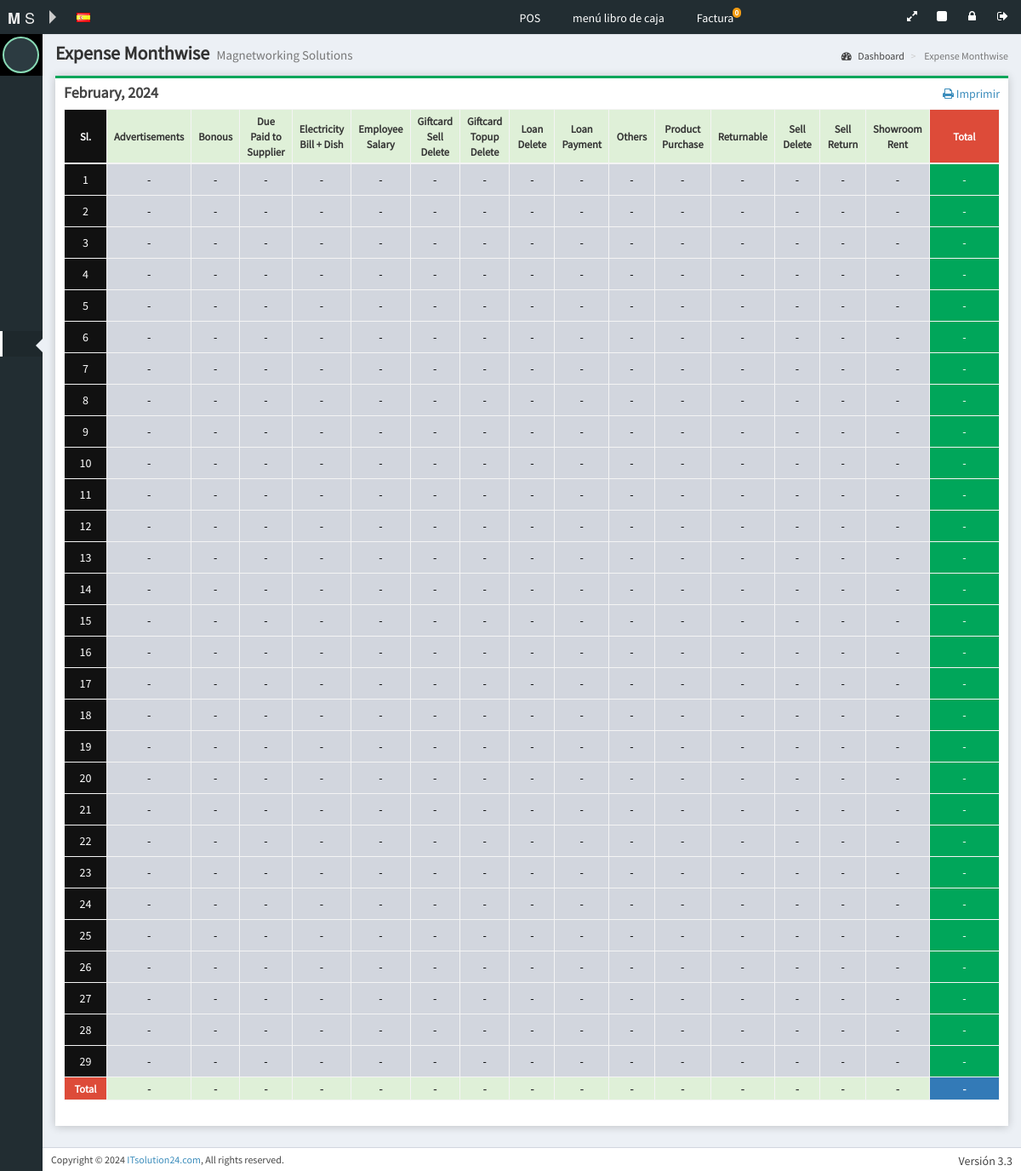
Page /admin/expense_monthwise.php?show_top=yes (signed in) on the committed database.
### tables this page shows
CREATE TABLE `stores` (
  `store_id` int(10) NOT NULL,
  `name` varchar(100) NOT NULL,
  `code_name` varchar(55) DEFAULT NULL,
  `mobile` varchar(14) NOT NULL,
  `email` varchar(100) DEFAULT NULL,
  `country` varchar(50) NOT NULL,
  `zip_code` varchar(50) NOT NULL,
  `currency` varchar(100) NOT NULL DEFAULT 'USD',
  `vat_reg_no` varchar(250) DEFAULT NULL,
  `cashier_id` int(10) UNSIGNED NOT NULL,
  `address` longtext DEFAULT NULL,
  `receipt_printer` varchar(100) DEFAULT NULL,
  `cash_drawer_codes` varchar(100) DEFAULT NULL,
  `char_per_line` tinyint(4) NOT NULL DEFAULT 42,
  `remote_printing` tinyint(1) NOT NULL DEFAULT 1,
  `printer` int(11) DEFAULT NULL,
  `order_printers` varchar(100) DEFAULT NULL,
  `auto_print` tinyint(1) NOT NULL DEFAULT 0,
  `local_printers` tinyint(1) DEFAULT NULL,
  `logo` text DEFAULT NULL,
  `favicon` varchar(250) DEFAULT NULL,
  `preference` longtext DEFAULT NULL,
  `sound_effect` tinyint(1) UNSIGNED NOT NULL DEFAULT 1,
  `sort_order` int(10) UNSIGNED NOT NULL DEFAULT 0,
  `feedback_status` varchar(100) NOT NULL DEFAULT 'ready',
  `feedback_at` datetime DEFAULT NULL,
  `deposit_account_id` int(11) DEFAULT NULL,
  `thumbnail` varchar(255) DEFAULT NULL,
  `status` tinyint(1) UNSIGNED NOT NULL DEFAULT 1,
  `created_at` datetime DEFAULT NULL
);

CREATE TABLE `expense_categorys` (
  `category_id` int(10) UNSIGNED NOT NULL,
  `category_name` varchar(60) NOT NULL,
  `category_slug` varchar(60) NOT NULL,
  `parent_id` int(10) UNSIGNED NOT NULL DEFAULT 0,
  `category_details` longtext DEFAULT NULL,
  `sell_return` tinyint(1) NOT NULL DEFAULT 0,
  `sell_delete` tinyint(1) NOT NULL DEFAULT 0,
  `loan_delete` tinyint(1) NOT NULL DEFAULT 0,
  `loan_payment` tinyint(1) NOT NULL DEFAULT 0,
  `giftcard_sell_delete` tinyint(1) NOT NULL DEFAULT 0,
  `topup_delete` tinyint(1) NOT NULL DEFAULT 0,
  `product_purchase` tinyint(1) NOT NULL DEFAULT 0,
  `stock_transfer` tinyint(1) NOT NULL DEFAULT 0,
  `due_paid` tinyint(1) NOT NULL,
  `status` tinyint(1) NOT NULL DEFAULT 1,
  `is_hide` tinyint(1) NOT NULL DEFAULT 0,
  `sort_order` int(10) NOT NULL DEFAULT 0,
  `created_at` datetime DEFAULT NULL,
  `updated_at` timestamp NULL DEFAULT NULL
);

CREATE TABLE `settings` (
  `id` int(10) NOT NULL,
  `version` varchar(10) NOT NULL,
  `is_update_available` tinyint(1) NOT NULL DEFAULT 0,
  `update_version` varchar(100) DEFAULT NULL,
  `update_link` text DEFAULT NULL,
  `created_at` datetime DEFAULT NULL,
  `updated_at` timestamp NULL DEFAULT NULL
);

### admin/expense_monthwise.php (the view, shortened to what the rows shown need)
<?php
include ("../_init.php");
include("header.php");
include ("left_sidebar.php") ;
?>
<div class="content-wrapper">
  <section class="content-header" ng-controller="ExpenseMonthwiseController">
    <?php include ("../_inc/template/partials/apply_filter.php"); ?>
    <h1>
      <?php echo trans('text_expense_monthwise_title'); ?>
      <small>
        <?php echo store('name'); ?>
      </small>
    </h1>
  </section>
  <section class="content">
    <div class="row" id="expense-monthwise-report">
      <div class="col-xs-12">
        <div class="box box-success">
              <?php
              $year = from() ? date('Y', strtotime(from())) : year();
              $month = from() ? date('m', strtotime(from())) : month();
              $days_in_month = get_total_day_in_month();
              ?>
          <div class="box-body pt-0">
            <div class="table-responsive">
              <table id="expense-expense-list" class="table table-bordered table-striped table-hovered">
                <thead>
                  <tr class="bg-success">
                      <th class="w-5 text-center bg-black">Sl.</th>
                    <?php foreach (get_expense_categorys() as $category) : ?>
                      <th class="w-5 text-center">
                        <?php echo $category['category_name'];?>
                      </th>
                    <?php endforeach; ?>
                      <th class="w-10 text-center bg-red">Total</th>
                  </tr>
                </thead>
                <tbody>
                  <?php
                    $filter_date = isset($request->get['date']) ? $request->get['date'] : '';
                    $inc = 1;
                    for ($i=0; $i < $days_in_month; $i++) :
                      $from = date('Y-m-d',strtotime($year.'-'.$month.'-'.$inc));
                      $is_highlisht_row = strtotime($from) == strtotime($filter_date) ? true : false;
                      ?>
                      <tr class="<?php echo $is_highlisht_row ? 'bg-yellow' : 'bg-gray';?>">
                          <td class="w-5 text-center bg-black"><?php echo $inc;?></td>
                        <?php foreach (get_expense_categorys() as $category) : ?>
                          <td class="w-5 text-center">
                            <?php echo get_total_category_expense($category['category_id'], $from, $from) ? currency_format(get_total_category_expense($category['category_id'], $from, $from)) : '-';?>
                          </td>
                        <?php endforeach;?>
                        <td class="w-10 text-center bg-green">
                          <?php echo get_total_expense($from, $from) ? currency_format(get_total_expense($from, $from)) : '-';?>
                        </td>
                      </tr>
                  <?php $inc++;endfor;?>
                </tbody>
                <tfoot>
                  <tr class="bg-success">
                      <th class="w-5 text-center bg-red">Total</th>
                    <?php foreach (get_expense_categorys() as $category) : ?>
                      <th class="w-5 text-center">
                        <?php
                        $from = date('Y-m-d',strtotime($year.'-'.$month.'-1'));
                        $to = $year.'-'.$month.'-'.$days_in_month;
                        echo get_total_category_expense($category['category_id'], $from, $to) ? currency_format(get_total_category_expense($category['category_id'], $from, $to)) : '-';?>
                      </th>
                    <?php endforeach; ?>
                      <th class="w-10 text-center bg-primary"><?php echo get_total_expense($from, $to) ? currency_format(get_total_expense($from, $to)) : '-';?></th>
                  </tr>
                </tfoot>
              </table>
            </div>
          </div>
        </div>
      </div>
    </div>
  </section>
</div>
<?php include ("footer.php"); ?>

### _inc/template/partials/top.php (shortened to what the rows shown need)
<header class="main-header">
  <a href="dashboard.php" class="logo">
    <span class="logo-mini">
      <b title="<?php echo store('name');?>">
        <?php echo store('name')[0]; ?>
      </b>
      <?php echo mb_substr(store('name'), -1); ?>
    </span>
  </a>
        <?php if (get_preference('expiry_yes') && (user_group_id() == 1 || has_permission('access', 'read_expired_product'))) : ?>
          <li class="user user-menu<?php echo current_nav() == 'expired' ? ' active' : null; ?>">
            <a href="expired.php" title="<?php echo trans('text_expired'); ?>">
              <svg class="svg-icon"><use href="#icon-expired-<?php echo $user->getPreference('base_color', 'black'); ?>"></svg>
              <?php if (total_expired() > 0) : ?>
                <span class="label label-warning">
                  <?php echo total_expired(); ?>
                </span>
              <?php endif; ?>
            </a>
          </li>
        <?php endif; ?>
</header>

### admin/footer.php (shortened to what the rows shown need)
    <footer class="main-footer">
    	<div class="pull-right hidden-xs">
            <?php echo trans('text_version'); ?>
            <?php echo settings('version'); ?>
    	</div>
    	<div class="copyright">Copyright © <?php echo date('Y'); ?> <a href="http://itsolution24.com">ITsolution24.com</a>, All rights reserved.</div>
    </footer>
</div>
</body>
</html>

### rows in the picture
stores: name "M", name "S", name "Magnetworking Solutions"
expense_categorys: category_name "Advertisements"
expense_categorys: category_name "Bonous"
expense_categorys: category_name "Due Paid to Supplier"
expense_categorys: category_name "Electricity Bill + Dish"
expense_categorys: category_name "Employee Salary"
expense_categorys: category_name "Giftcard Sell Delete"
expense_categorys: category_name "Giftcard Topup Delete"
expense_categorys: category_name "Loan Delete"
expense_categorys: category_name "Loan Payment"
expense_categorys: category_name "Others"
expense_categorys: category_name "Product Purchase"
expense_categorys: category_name "Returnable"
expense_categorys: category_name "Sell Delete"
expense_categorys: category_name "Sell Return"
expense_categorys: category_name "Showroom Rent"
settings: version "3.3"

### other values in the picture
trans('menu_pos') "POS"
trans('menu_cashbook') "menú libro de caja"
trans('menu_invoice') "Factura"
total_invoice_today() "0"
trans('text_expense_monthwise_title') "Expense Monthwise"
trans('text_dashboard') "Dashboard"
date("F", mktime(0, 0, 0, $month, 10)) "February"
$year "2024"
trans('text_print') "Imprimir"
trans('text_version') "Versión"
